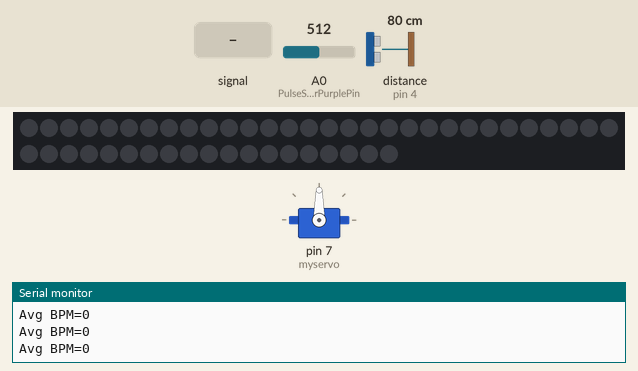
Recording of a sketch running on a simulated Arduino Uno, built with avr-gcc and run on an emulated ATmega328P. Shown: 49 RGB LEDs in strip order, left to right, continuing on the next row, servo, the last lines printed to the serial monitor. Wiring (inferred from the names in the program): ultrasonic range finder: trigger pin 5; echo pin 4. The test bench sets the inputs (shaded band); at power-on: A0 (PulseSensorPurplePin) = 512, distance to the obstacle (sensor on pin 4) 80 cm. The echo pulse lasts 58.3 µs per cm; dim RGB values are drawn brighter than linear.

Above: at 1.2 s.
1.3 s: A0 (PulseSensorPurplePin) fed a 200 Hz sine of ±81 counts around its level
At 2.25 s:
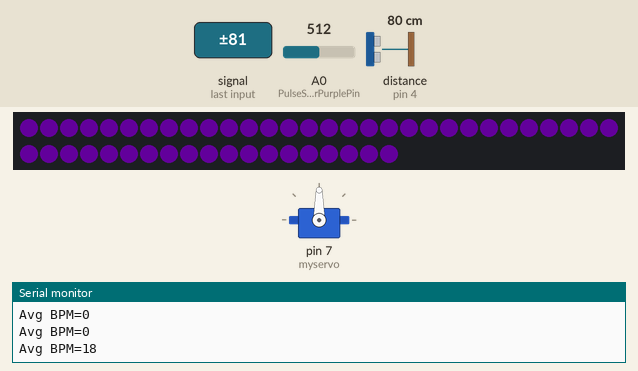
At 6.09 s:
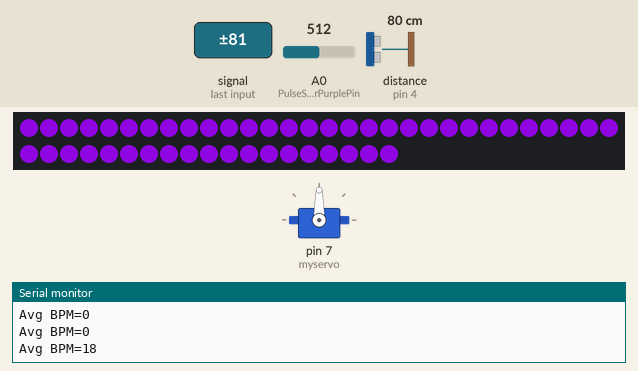
Timing chart, 0 to 7.6 s (numbered marks = the images above; inputs shaded):
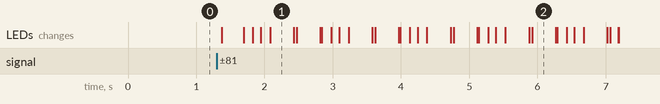

The sketch:

finalproject.ino
```cpp
#include <SoftwareSerial.h>    // Add soft serial header file（Jiaxin Liang）
SoftwareSerial mySerial(2,3);  // RX, TX （Jiaxin Liang）

#include <MsTimer2.h>
// NeoPixel Ring simple sketch (c) 2013 Shae Erisson （Jiaxin Liang）
// Released under the GPLv3 license to match the rest of the（Jiaxin Liang）
#include <Adafruit_NeoPixel.h>
#ifdef __AVR__
 #include <avr/power.h> // Required for 16 MHz Adafruit Trinket（Jiaxin Liang）
#endif
#define PIN 6
#define NUMPIXELS 49
Adafruit_NeoPixel pixels(NUMPIXELS, PIN, NEO_GRB + NEO_KHZ800); //Adafruit NeoPixel library (Yan Zhang)


bool LED_Flag=true;
static int Count = 10;

int PulseSensorPurplePin = 0;// Pulse Sensor PURPLE WIRE connected to ANALOG PIN 0 (Yan Zhang)
int LED13 = 13;    // LED (Yan Zhang)
int Signal;        // holds the incoming raw data. Signal value can range from 0-1024 (Yan Zhang)
int Threshold = 550;  // Determine which Signal to "count as a beat", and which to ingore. (Yan Zhang)

int BeatAvg;
int Beat_Rate;
int PWM = 0;
bool Flag=true;
int Step=1;

const int TrgPin = 5; // Ultrasonic sensor  (Yuwei Fei)
const int EcoPin = 4; // Ultrasonic sensor  (Yuwei Fei)
static int dist;
static int Dist;
static int Average[10] = {0};
static int Average_Dist = 0;
static int Count_Dist = 0;

#include <Servo.h> //Set the Servo (Yuwei Fei)
Servo myservo;
int Pos = 0;
bool Servo_Flag=true;
void onTimer()
{

    if(LED_Flag==true)
    {
        Count++;
        if(Count>=PWM)
        {
            LED_Flag = false;
        }
    }else{
        Count--;
        if(Count<=10)
        {
            LED_Flag = true;
        }
    }

}

void Open() //Adjusting the Ultrasonic Sensor (Yuwei Fei)
{
      for (Pos = 0; Pos <= 60; Pos += 1)
      {
          myservo.write(Pos);
          for(int i=0; i<49; i++)
          {
              pixels.setPixelColor(i, pixels.Color(0.2*Pos, Pos*0.02, Pos*0.62));//Pixel colors parameters (Yuwei Fei)
          }
          pixels.show();
          delay_X(20);
      }
}

void Close() //Adjusting the Ultrasonic Sensor (Yuwei Fei)
{
    for (Pos = 60; Pos >= 0; Pos -= 1)
    {
        myservo.write(Pos);
        for(int i=0; i<49; i++)
        {
            pixels.setPixelColor(i, pixels.Color(0.1*Pos, Pos*0.02, Pos*0.62));//Pixel colors parameters (Yuwei Fei)
        }
        pixels.show();
        delay_X(20);
    }
}

void setup()
{
    Serial.begin(115200);    //Serial port baud rate setting（Jiaxin Liang）
    mySerial.begin(38400);   // Start the serial port at 38.4K （Jiaxin Liang）
    mySerial.listen();
    mySerial.print("v");   // Set volume （Jiaxin Liang）
    mySerial.write(255);   // 0 = maximum volume, 255 = minimum volume （Jiaxin Liang）

    #if defined(__AVR_ATtiny85__) && (F_CPU == 16000000)
        clock_prescale_set(clock_div_1);
    #endif
        pixels.begin(); // INITIALIZE NeoPixel strip object (REQUIRED)  (Yuwei Fei)

    pinMode(TrgPin, OUTPUT);    //Set TrgPin as output state (Yuwei Fei)
    pinMode(EcoPin, INPUT);     //Set EcoPin as input state (Yuwei Fei)
    myservo.attach(7);
    /********************Initialize timer interrupt*****************************/
    MsTimer2::set(4, onTimer);     //Set the interrupt and enter the interrupt service routine onTimer() every 4ms (Jiaxin Liang)
    MsTimer2::start();             //Start timing_Start the timer (Jiaxin Liang)
}

void loop()
{
    //Get heart rate value (Yuwei Fei)
    Beat_Rate=Beat_Runnig();
    Serial.print("Avg BPM=");
    Serial.println(Beat_Rate);
    //Get Ultrasonic Values (Yuwei Fei)
    digitalWrite(TrgPin, LOW);
    delayMicroseconds(8);
    digitalWrite(TrgPin, HIGH);// Maintain a high level for 10 milliseconds to generate a pulse(Yuwei Fei)
    delayMicroseconds(10);
    digitalWrite(TrgPin, LOW); // Read the width of the pulse and convert it to distance(Yuwei Fei)
    dist = pulseIn(EcoPin, HIGH)/58.00;

    if (dist<=200)            //Filtering processing (Yuwei Fei)
    {
        if (dist<=200)       //Filtering processing (Yuwei Fei)
        {
            Dist =dist;
        }
    }
    else if (dist>200)        //Filtering processing (Yuwei Fei)
    {
        if (dist>200)         //Filtering processing (Yuwei Fei)
        {
        Dist =Dist;
        }
    }
    if(Count_Dist<10)
    {
        Average[Count_Dist++] = Dist;
    }
    else if(Count_Dist>=10)
    {
        Average_Dist = Filter(Average,(sizeof(Average) / sizeof(Average[0])));
        Count_Dist=0;
    }
    //Serial.print("Distance:");(Yuwei Fei)
    //Serial.print(Average_Dist);(Yuwei Fei)
    //Serial.println("cm"); (Yuwei Fei)
    if(Average_Dist<40 && Servo_Flag==true && Step==2) //Ultrasonic control steering gear (Yuwei Fei)
    {
        Play_Music(1);      //Play music1（Jiaxin Liang）
        Open();
        Servo_Flag=false;
    }
    if(Average_Dist>=40 && Servo_Flag==false && Step==2)//Ultrasonic control steering gear (Yuwei Fei)
    {
        Play_Music(2);      //Play music2 （Jiaxin Liang）
        Close();
        Servo_Flag=true;
    }


    if(Beat_Rate>0)
    {
        if(Step==1)   //First press the heart rate to start, and the light strip gradually lights up (Yan Zhang)
        {
            for(int Light=0; Light<255; Light++)
            {
                for(int i=0; i<49; i++)
                {
                    pixels.setPixelColor(i, pixels.Color(Light*0.52, Light*0.02, Light*0.82));//Pixel colors parameters  (Yan Zhang)
                }
                pixels.show();
                delay_X(20);
            }
            Step=2;
        }
        /*******************heart rate controlled breathing**********************/
        if(Step==2)
        {
            if(Beat_Rate<=20 && Flag==false)                 //Exception range, fast (Yan Zhang)
            {
                PWM = 100;
                LED_ALL(Count);
            }
            if(Beat_Rate>=100 && Flag==false)                 //Exception range, fast (Yan Zhang)
            {
                PWM = 150;
                LED_ALL(Count);
            }
            if(Beat_Rate>20 && Beat_Rate<80 && Flag==false)    //Abnormal + normal range, fast in the front and normal in the back (Yan Zhang)
            {
                PWM = map(Beat_Rate,20,100,100,255);
                LED_ALL(Count);
            }
            if(Beat_Rate>=80 && Beat_Rate<100 && Flag==false)  //Exception range, fast (Yan Zhang)
            {
                PWM = map(Beat_Rate,80,100,255,150);
                LED_ALL(Count);
            }
        }
    }else{
        LED_ALL(0);
        Count=10;
    }

}


int Beat_Runnig()
{
    int Signal = analogRead(PulseSensorPurplePin);
  if(Signal<550)
  {
    BeatAvg=0;
  }
  else if(Signal>700)
  {
    BeatAvg=100;
  }else{
    BeatAvg=map(Signal,550,700,0,100);
  }
    return BeatAvg;
}

void delay_X(int X)
{
  delay(20);
}


void LED_ALL(int Light)
{
    for(int i=0; i<49; i++)
    {
        pixels.setPixelColor(i, pixels.Color(Light*0.2, Light*0.02, Light*0.82));//Pixel colors parameters (Yan Zhang)
    }
    pixels.show();   // Send the updated pixel colors to the hardware.(Yan Zhang)
}


int Filter(int *Buf,int length)
{
    int filter_sum = 0;
    for(int i = 0; i < length; i++)
    {
        filter_sum +=Buf[i];
    }
    return (int)(filter_sum / length);
}

/* ****************************************************
--->Definition name:  Filter(uint16_t *Buf,uint16_t length)
--->Define function:中位值
--->Input:  dist
--->Outout:  Dist
--->(Yuwei Fei)
*******************************************************/

void Play_Music(int Song)   //1-Play 2-Stop（Jiaxin Liang）
{
    mySerial.print("p");
    mySerial.write(Song);
}
```

Measured:
- after the input at 1.3 s, the LEDs: first change after 0.07 s (image 1 shows a later state)
